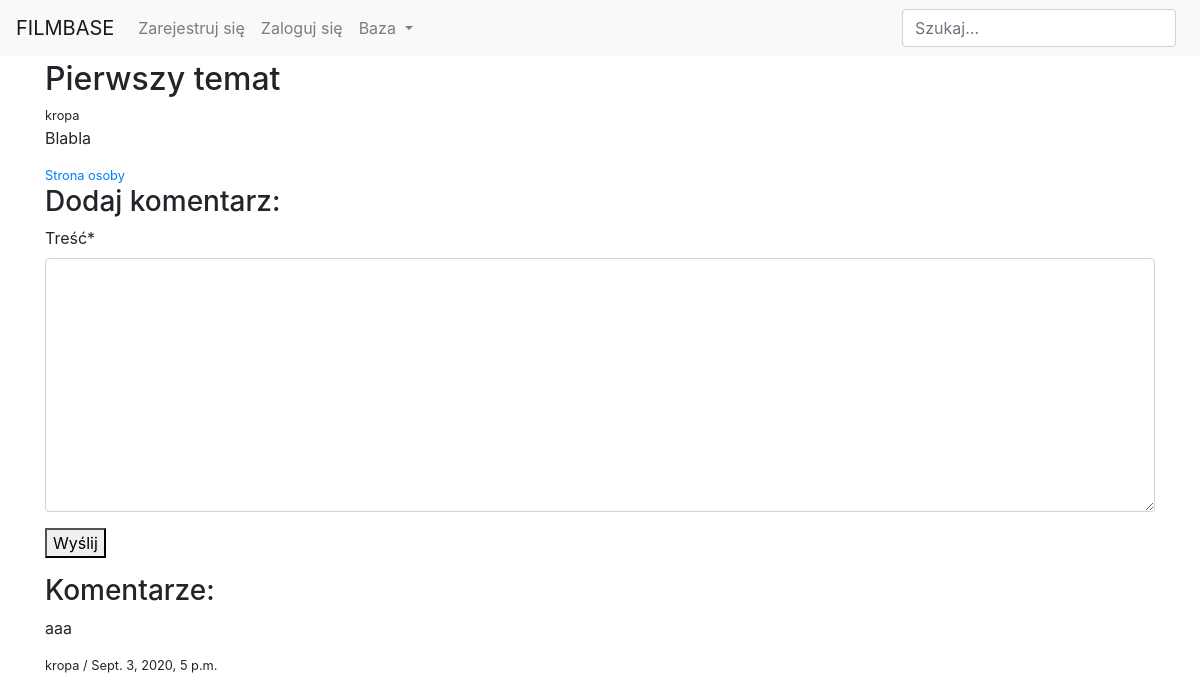
/discussion/cezary-pazura/pierwszy-temat-s3j1/, run on an earlier commit of the app's database.
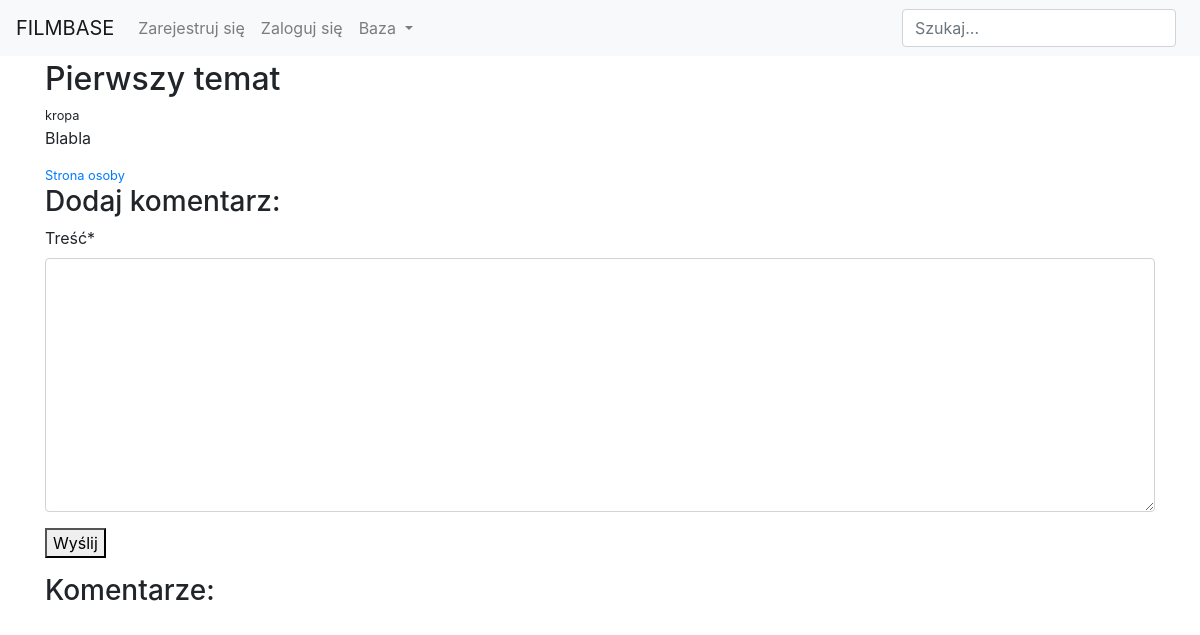
And on a later commit of the database.
### comments/models.py (models this page shows)
class Comment(models.Model):
    author = models.ForeignKey(User, on_delete=models.CASCADE)
    content = models.TextField(blank=False, null=False, max_length=500, verbose_name='Treść')
    date_of_create = models.DateTimeField(default=timezone.now)
    post = models.ForeignKey(Post, on_delete=models.CASCADE, null=True)
    topic = models.ForeignKey(Topic, on_delete=models.CASCADE, null=True, blank=True)
    comment = models.ForeignKey('self', on_delete=models.CASCADE, null=True, related_name='replies')
    class Meta:
        ordering = ['-date_of_create']

### comments/views.py (the view, shortened to what this page needs)
# urls.py: path('<slug:slug>/<slug:topic_slug>/', TopicDetailView.as_view(), name='detail_topic'),
class TopicDetailView(FormMixin, DetailView):
    model = Topic
    context_object_name = 'topic'
    template_name = 'comments/detail_topic.html'
    form_class = CommentForm
    def get_object(self):
        topic = Topic.objects.filter(
            Q(movie__slug=self.kwargs['slug'])|
            Q(person__slug=self.kwargs['slug'])
        ).filter(slug=self.kwargs['topic_slug']).first()
        return topic
    def get_context_data(self, **kwargs):
        context = super(TopicDetailView, self).get_context_data(**kwargs)
        context['form'] = CommentForm(initial={'topic':self.object})
        return context

### comments/forms.py
class CommentForm(forms.ModelForm):
    class Meta:
        model = Comment
        fields = ('content',)

### comments/templates/comments/detail_topic.html (shortened to what this page needs)
{% extends 'users/base.html' %}
{% load crispy_forms_tags %}
{% block content %}
    <h2>{{ topic.title }}</h2>
    <small>{{ topic.author }}</small>
    <p>{{ topic.content }}</p>
    {% if topic.movie %}
        <small><a href="{% url 'detail_movie' slug=topic.movie.slug %}">Strona filmu</a></small>
    {% elif topic.person %}
        <small><a href="{% url 'detail_person' slug=topic.person.slug %}">Strona osoby</a></small>
    {% endif %}
    <h3>Dodaj komentarz:</h3>
    <form action="" method="POST">
        {{ form|crispy }}
        <button type="submit">Wyślij</button>
    </form>
    <h3>Komentarze:</h3>
    {% for comment in topic.comment_set.all %}
        <p>{{ comment.content }}</p>
        <small>{{ comment.author }} / {{ comment.date_of_create }}</small>
    {% endfor %}
{% endblock %}

What changed in the data, as far as the page shows it:
removed Comment: content "aaa", author "kropa", date_of_create "Sept. 3, 2020, 5 p.m."
